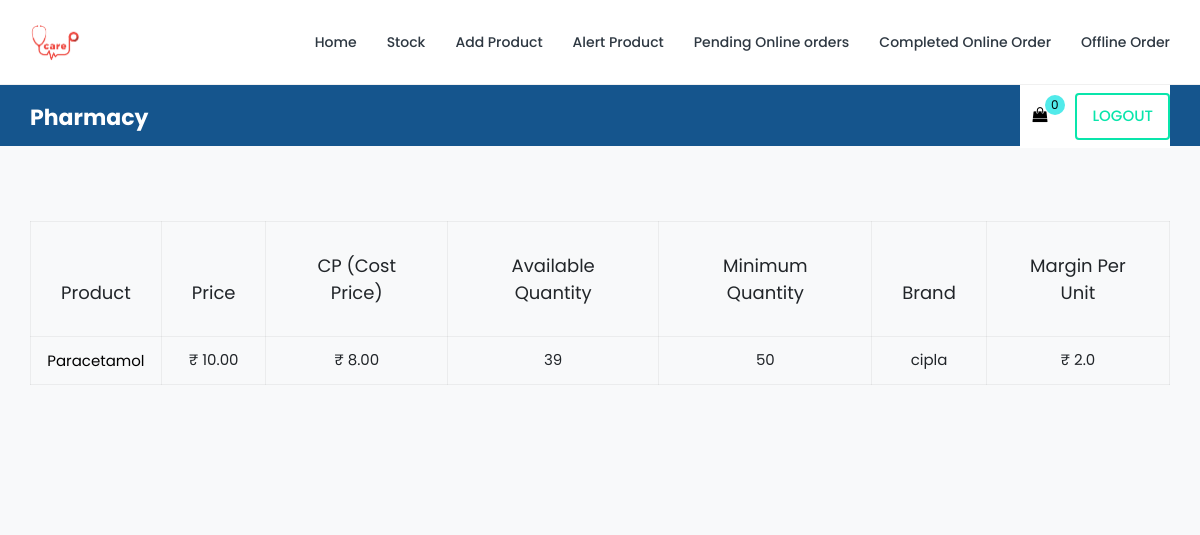
/pharmacist/alertproducts/ (signed in), run on the app's committed database.
### users/models.py (models this page shows, shortened)
class specificproducts(models.Model):
    Pharmacist = models.ForeignKey(
        Pharmacist, on_delete=models.SET_NULL, blank=True, null=True)
    name = models.CharField(max_length=100, null=True)
    image = models.ImageField(upload_to='products', null=True, blank=True)
    price = models.FloatField()
    minquantity = models.IntegerField()
    available = models.IntegerField()
    cp = models.FloatField()
    quantity = models.CharField(max_length=100, null=True)
    drugs = models.CharField(max_length=200, null=True)
    brand = models.CharField(max_length=100, null=True)
    @property
    def profit(self):
        return (self.price-self.cp)

### users/views.py (the view)
# urls.py: path('pharmacist/alertproducts/', views.alertproducts, name='alertproducts'),
def alertproducts(request):
    customer = request.user.pharmacist
    order, created = WalkinOrder.objects.get_or_create(
        customer=customer, complete=False)
    ordercount = order.get_cart_items
    groupname = str(request.user.groups.all()[0].name)
    name = request.user.first_name
    pharmacy = request.user.pharmacist
    pharmaname = request.user.pharmacist.PharmaName
    pharmacyid = request.user.pharmacist.id
    products = specificproducts.objects.filter(Pharmacist=pharmacy)
    if not request.user.is_authenticated:
        return redirect('loginUser')
    context = {
        'name': name,
        'groupname': groupname,
        'products': products,
        'ordercount': ordercount,
    }
    return render(request, 'pharmacy/alertproduct.html', context)

### users/models.py (called while the page is built)
    @property
    def get_cart_items(self):
        orderitems = self.walkincart_set.all()
        total = sum([item.quantity for item in orderitems])
        return total

### users/templates/pharmacy/alertproduct.html (shortened to what this page needs)
{% extends 'pharmacy/phamacistnav.html' %}
{% load static %}
{% block content %}
<div class="row mb-5">
    <div class="site-blocks-table">
      <table class="table table-bordered">
        <thead>
          <tr>
            <th class="product-name">Product</th>
            <th class="product-price">Price</th>
            <th class="product-price">CP (Cost Price)</th>
            <th class="product-quantity">Available Quantity</th>
            <th class="product-name">Minimum Quantity</th>
            <th class="product-name">Brand</th>
            <th class="product-total">Margin Per Unit</th>
          </tr>
        </thead>
        <tbody>
            {% for product in products %}
            {% if product.available < product.minquantity %}
            <tr>
                <td class="product-name">
                  <h2 class="h5 text-black">{{product.name}}</h2>
                </td>
                <td>&#x20B9; {{product.price|floatformat:2}}</td>
                <td>&#x20B9; {{product.cp|floatformat:2}}</td>
                <td>{{product.available}}</td>
                <td>{{product.minquantity}}</td>
                <td>{{product.brand}}</td>
                <td>&#x20B9; {{product.profit}}</td>
              </tr>
            {% endif %}
            {% endfor %}
        </tbody>
    </table>
  </div>
</div>
{% endblock content %}

### static/pharmacy2/css/style.css (style rules this page uses)
body { line-height: 1.7; color: #8c92a0; font-weight: 300; font-size: 16px; }
.text-black { color: #000; }
.site-blocks-table { overflow: auto; }
.site-blocks-table thead th { padding: 30px; text-align: center; border-width: 1px !important; vertical-align: middle; color: #212529; font-size: 18px; font-weight: normal; }
.site-blocks-table td { padding: 20px; text-align: center; vertical-align: middle; color: #212529; }
.site-blocks-table tbody tr:first-child td { border-top: 1px solid #51eaea !important; }

### data on the page
specificproducts: name "Paracetamol", price "10.00", cp "8.00", available "39", minquantity "50", brand "cipla", profit "2.0"

### other printed values
{{ ordercount }} "0"
